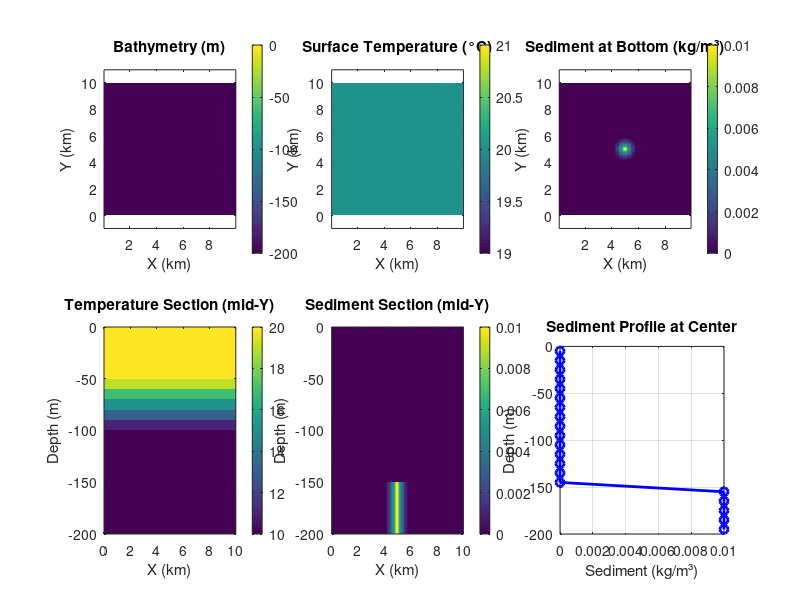

This chart was generated by the following MATLAB code:
% generate_input.m
% Generate input files for MITgcm sediment test case
% Creates bathymetry, initial T/S, and initial sediment concentration

clear all; close all;

%==========================================================================
% Grid parameters (must match SIZE.h)
%==========================================================================
sNx = 100;  % Grid points in X
sNy = 100;  % Grid points in Y  
Nr = 20;    % Number of vertical levels

% Grid spacing (must match data file)
delX = 100;    % m
delY = 100;    % m
delZ = 10;     % m (uniform spacing)

fprintf('============================================================\n');
fprintf('MITgcm Sediment Test Case - Input File Generator\n');
fprintf('============================================================\n');
fprintf('Grid: %dx%dx%d\n', sNx, sNy, Nr);
fprintf('Spacing: dx=%gm, dy=%gm, dz=%gm\n', delX, delY, delZ);
fprintf('Domain: %.1fkm x %.1fkm x %gm\n', ...
    sNx*delX/1000, sNy*delY/1000, Nr*delZ);
fprintf('============================================================\n\n');

% Create coordinate arrays
x = (0.5:sNx-0.5) * delX;  % Cell centers in X
y = (0.5:sNy-0.5) * delY;  % Cell centers in Y
z = -((0.5:Nr-0.5) * delZ)';  % Cell centers in Z (negative downward)

[X, Y] = meshgrid(x, y);

fprintf('X range: %.0f to %.0f m\n', min(x), max(x));
fprintf('Y range: %.0f to %.0f m\n', min(y), max(y));
fprintf('Z range: %.0f to %.0f m\n', min(z), max(z));

%==========================================================================
% 1. BATHYMETRY - Uniform 200m depth (all ocean, no land)
%==========================================================================
fprintf('\n============================================================\n');
fprintf('1. Creating bathymetry...\n');
fprintf('============================================================\n');

bathy = -200 * ones(sNx, sNy);  % 200m depth everywhere

% Write bathymetry (big-endian, 32-bit float)
fid = fopen('bathy.bin', 'w', 'ieee-be');
fwrite(fid, bathy, 'float32');
fclose(fid);

fprintf('✓ Created bathy.bin\n');
fprintf('  Size: %dx%d\n', sNx, sNy);
fprintf('  Depth: uniform %.0fm (all ocean)\n', -bathy(1,1));
fileinfo = dir('bathy.bin');
fprintf('  File size: %d bytes\n', fileinfo.bytes);

%==========================================================================
% 2. TEMPERATURE - Stratified water column
%==========================================================================
fprintf('\n============================================================\n');
fprintf('2. Creating temperature field...\n');
fprintf('============================================================\n');

theta = zeros(sNx, sNy, Nr);
for k = 1:Nr
    depth = abs(z(k));
    if depth < 50
        % Surface mixed layer: 20°C
        theta(:, :, k) = 20.0;
    elseif depth < 100
        % Thermocline: linear transition
        theta(:, :, k) = 20.0 - (depth - 50) / 50 * 10.0;
    else
        % Deep water: 10°C
        theta(:, :, k) = 10.0;
    end
end

% Write temperature (big-endian, 32-bit float)
fid = fopen('theta.init', 'w', 'ieee-be');
fwrite(fid, theta, 'float32');
fclose(fid);

fprintf('✓ Created theta.init\n');
fprintf('  Size: %dx%dx%d\n', sNx, sNy, Nr);
fprintf('  T range: %.1f to %.1f °C\n', min(theta(:)), max(theta(:)));
fprintf('  Surface (k=1): %.1f°C\n', theta(1,1,1));
fprintf('  Bottom (k=%d): %.1f°C\n', Nr, theta(1,1,Nr));
fileinfo = dir('theta.init');
fprintf('  File size: %d bytes\n', fileinfo.bytes);

%==========================================================================
% 3. SALINITY - Uniform
%==========================================================================
fprintf('\n============================================================\n');
fprintf('3. Creating salinity field...\n');
fprintf('============================================================\n');

salt = 35.0 * ones(sNx, sNy, Nr);

% Write salinity (big-endian, 32-bit float)
fid = fopen('salt.init', 'w', 'ieee-be');
fwrite(fid, salt, 'float32');
fclose(fid);

fprintf('✓ Created salt.init\n');
fprintf('  Size: %dx%dx%d\n', sNx, sNy, Nr);
fprintf('  S: uniform %.1f psu\n', salt(1,1,1));
fileinfo = dir('salt.init');
fprintf('  File size: %d bytes\n', fileinfo.bytes);

%==========================================================================
% 4. WIND STRESS - Generate flow!
%==========================================================================
fprintf('\n============================================================\n');
fprintf('4. Creating wind stress fields...\n');
fprintf('============================================================\n');

% Constant eastward wind stress (0.05 N/m² = moderate wind ~5 m/s)
taux = 0.05 * ones(sNx, sNy);  % Eastward wind stress [N/m²]
tauy = 0.0 * ones(sNx, sNy);   % No meridional wind

% Write wind stress files (big-endian, 32-bit float)
fid = fopen('taux.bin', 'w', 'ieee-be');
fwrite(fid, taux, 'float32');
fclose(fid);

fid = fopen('tauy.bin', 'w', 'ieee-be');
fwrite(fid, tauy, 'float32');
fclose(fid);

fprintf('✓ Created taux.bin (zonal wind stress)\n');
fprintf('  Eastward stress: %.3f N/m² (uniform)\n', taux(1,1));
fprintf('  Approximate wind speed: ~%.0f m/s\n', sqrt(taux(1,1)/1.225*1000));
fprintf('✓ Created tauy.bin (meridional wind stress)\n');
fprintf('  Meridional stress: %.3f N/m² (no north-south wind)\n', tauy(1,1));

%==========================================================================
% 5. SEDIMENT CONCENTRATION - Localized bottom plume
%==========================================================================
fprintf('\n============================================================\n');
fprintf('5. Creating sediment concentration field...\n');
fprintf('============================================================\n');

ptracer01 = zeros(sNx, sNy, Nr);

% Create a localized sediment plume at the center bottom
center_x = round(sNx/2);
center_y = round(sNy/2);
plume_radius = 10;  % 10 cells = 1 km

fprintf('  Plume center: (%d, %d) = (%.1fkm, %.1fkm)\n', ...
    center_x, center_y, center_x*delX/1000, center_y*delY/1000);
fprintf('  Plume radius: %d cells = %.1fkm\n', ...
    plume_radius, plume_radius*delX/1000);

% Add sediment to bottom 5 layers
for k = (Nr-4):Nr  % Bottom 5 layers
    for i = 1:sNx
        for j = 1:sNy
            dist = sqrt((i - center_x)^2 + (j - center_y)^2);
            if dist < plume_radius
                % Gaussian-like profile
                factor = (1 - dist/plume_radius)^2;
                ptracer01(i, j, k) = 0.01 * factor;  % max 0.01 kg/m³
            end
        end
    end
end

% Write sediment concentration (big-endian, 32-bit float)
fid = fopen('ptracer01.init', 'w', 'ieee-be');
fwrite(fid, ptracer01, 'float32');
fclose(fid);

fprintf('✓ Created ptracer01.init\n');
fprintf('  Size: %dx%dx%d\n', sNx, sNy, Nr);
fprintf('  Sediment range: %.6f to %.6f kg/m³\n', ...
    min(ptracer01(:)), max(ptracer01(:)));
fprintf('  Non-zero cells: %d\n', sum(ptracer01(:) > 0));
fprintf('  Total mass: %.2f kg\n', ...
    sum(ptracer01(:)) * delX * delY * delZ);
fileinfo = dir('ptracer01.init');
fprintf('  File size: %d bytes\n', fileinfo.bytes);

%==========================================================================
% 6. CREATE VISUALIZATION
%==========================================================================
fprintf('\n============================================================\n');
fprintf('6. Creating visualization...\n');
fprintf('============================================================\n');

figure('Position', [100, 100, 1400, 800]);

% Bathymetry
subplot(2, 3, 1);
pcolor(X/1000, Y/1000, bathy');
shading flat; colorbar;
title('Bathymetry (m)');
xlabel('X (km)'); ylabel('Y (km)');
axis equal tight;
caxis([-200 0]);

% Temperature at surface
subplot(2, 3, 2);
pcolor(X/1000, Y/1000, squeeze(theta(:, :, 1))');
shading flat; colorbar;
title('Surface Temperature (°C)');
xlabel('X (km)'); ylabel('Y (km)');
axis equal tight;

% Sediment at bottom
subplot(2, 3, 3);
pcolor(X/1000, Y/1000, squeeze(ptracer01(:, :, Nr))');
shading flat; colorbar;
title('Sediment at Bottom (kg/m³)');
xlabel('X (km)'); ylabel('Y (km)');
axis equal tight;

% Vertical section of temperature (middle)
subplot(2, 3, 4);
imagesc(x/1000, z, squeeze(theta(round(sNx/2), :, :))');
axis xy; colorbar;
title('Temperature Section (mid-Y)');
xlabel('X (km)'); ylabel('Depth (m)');

% Vertical section of sediment (middle)
subplot(2, 3, 5);
imagesc(x/1000, z, squeeze(ptracer01(round(sNx/2), :, :))');
axis xy; colorbar;
title('Sediment Section (mid-Y)');
xlabel('X (km)'); ylabel('Depth (m)');

% Vertical profile at plume center
subplot(2, 3, 6);
plot(squeeze(ptracer01(center_x, center_y, :)), z, 'b-o', 'LineWidth', 2);
grid on;
xlabel('Sediment (kg/m³)');
ylabel('Depth (m)');
title('Sediment Profile at Center');

saveas(gcf, 'initial_conditions.png');
fprintf('✓ Created initial_conditions.png\n');

%==========================================================================
% SUMMARY
%==========================================================================
fprintf('\n============================================================\n');
fprintf('SUMMARY - All input files created successfully!\n');
fprintf('============================================================\n\n');
fprintf('Files created:\n');
fprintf('  1. bathy.bin        - bathymetry (flat 200m)\n');
fprintf('  2. theta.init       - temperature (stratified)\n');
fprintf('  3. salt.init        - salinity (uniform 35 psu)\n');
fprintf('  4. taux.bin         - zonal wind stress (eastward)\n');
fprintf('  5. tauy.bin         - meridional wind stress (zero)\n');
fprintf('  6. ptracer01.init   - sediment concentration (bottom plume)\n');
fprintf('  7. initial_conditions.png - visualization\n\n');

binfo = dir('bathy.bin');
tinfo = dir('theta.init');
sinfo = dir('salt.init');
xinfo = dir('taux.bin');
yinfo = dir('tauy.bin');
pinfo = dir('ptracer01.init');
total_bytes = binfo.bytes + tinfo.bytes + sinfo.bytes + xinfo.bytes + yinfo.bytes + pinfo.bytes;

fprintf('Total data size: %.2f MB\n\n', total_bytes/1e6);
fprintf('Next steps:\n');
fprintf('  1. Copy these files to HPC input/ directory\n');
fprintf('  2. Compile the model: make depend && make\n');
fprintf('  3. Link files to run/: ln -s ../input/* .\n');
fprintf('  4. Run: mpirun -np 4 ./mitgcmuv\n');
fprintf('============================================================\n');
